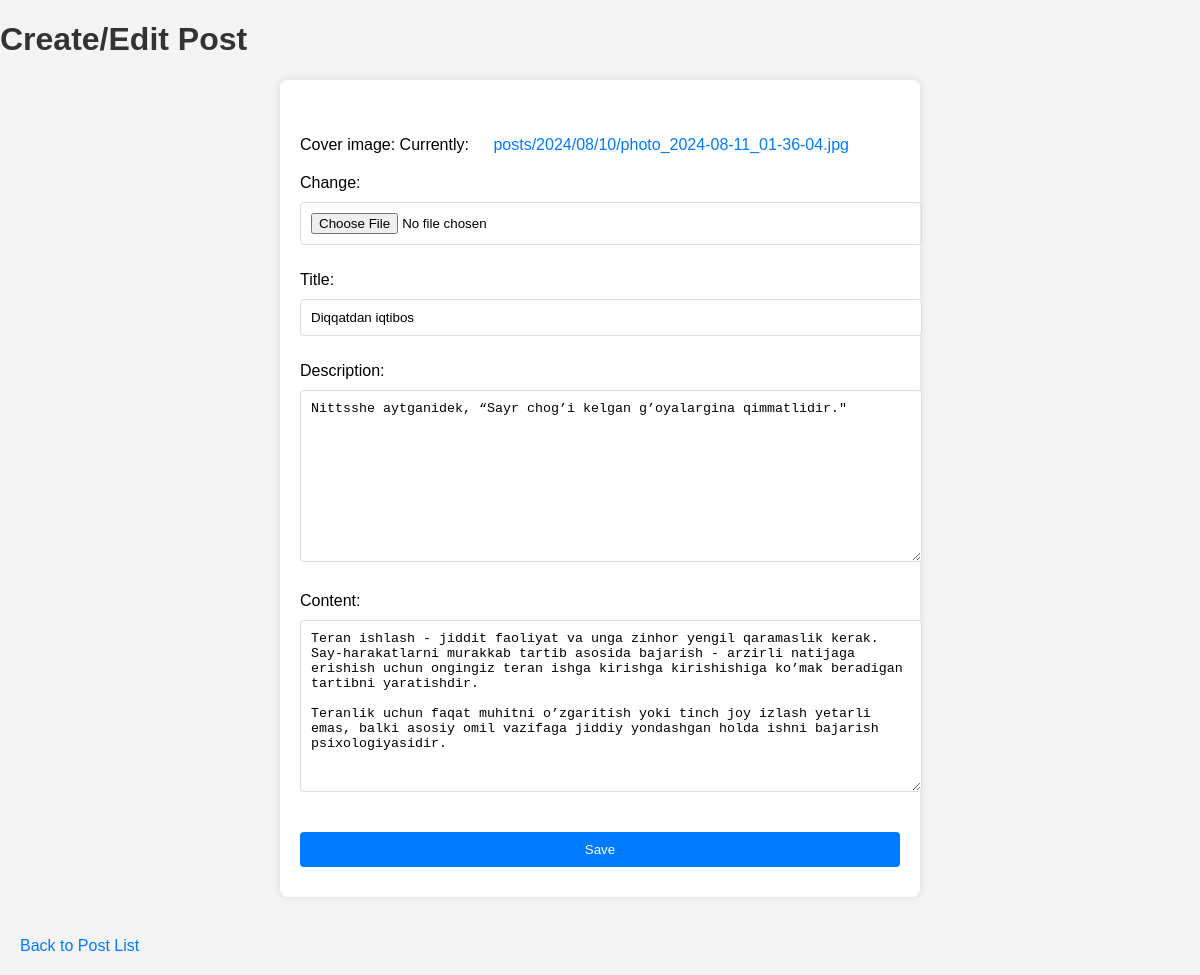
/post/2/edit/, run on the app's committed database.
### post/models.py (models this page shows, shortened)
class Post(models.Model):
    cover_image = models.ImageField(upload_to="posts/%Y/%m/%d/")
    title = models.CharField(max_length=200)
    description = models.TextField()
    content = models.TextField()
    date_posted = models.DateTimeField(auto_now_add=True)
    author = models.ForeignKey(User, on_delete=models.CASCADE)

### post/views.py (the view)
# urls.py: path("post/<int:pk>/edit/", views.post_update, name="post_update"),
def post_update(request, pk):
    post = get_object_or_404(Post, pk=pk)
    if request.method == "POST":
        form = PostForm(request.POST, request.FILES, instance=post)
        if form.is_valid():
            form.save()
            return redirect("posts")
    else:
        form = PostForm(instance=post)
    return render(request, "create_post.html", {"form": form})

### post/forms.py
class PostForm(forms.ModelForm):
    class Meta:
        model = Post
        fields = ["cover_image", "title", "description", "content"]

### templates/create_post.html (shortened to what this page needs)
{% load static %}
<!DOCTYPE html>
<html>
<head>
    <link rel="stylesheet" type="text/css" href="{% static 'css/styles.css' %}">
</head>
<body>
    <h1>Create/Edit Post</h1>
    <form method="post" enctype="multipart/form-data">
        {{ form.as_p }}
        <button type="submit">Save</button>
    </form>
    <a href="{% url 'posts' %}">Back to Post List</a>
</body>
</html>

### static/css/styles.css (style rules this page uses)
body { font-family: Arial, sans-serif; margin: 0; padding: 0; background-color: #f4f4f4; }
h1 { color: #333; }
form { max-width: 600px; margin: 20px auto; padding: 20px; background: #fff; border-radius: 8px; box-shadow: 0 0 10px rgba(0, 0, 0, 0.1); }
form input, form textarea, form button { width: 100%; margin: 10px 0; padding: 10px; border: 1px solid #ddd; border-radius: 4px; }
form button { background-color: #007bff; color: white; border: none; cursor: pointer; }
a { display: inline-block; margin: 20px; text-decoration: none; color: #007bff; }

### data on the page
Post: title "Diqqatdan iqtibos", description "Nittsshe aytganidek, “Sayr chog’i kelgan g’oyalargina qimmatlidir.\"", content "Teran ishlash - jiddit faoliyat va unga zinhor yengil qaramaslik kerak. Say-harakatlarni murakkab tartib asosida bajarish - arzirli natijaga erishish uchun ongingiz teran ishga kirishga kirishishiga ko’mak beradigan tartibni yaratishdir. Teranlik uchun faqat muhitni o’zgaritish yoki tinch joy izlash yetarli emas, balki asosiy omil vazifaga jiddiy yondashgan holda ishni bajarish psixologiyasidir."
